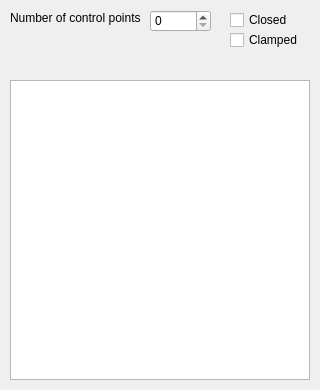
<?xml version="1.0" encoding="UTF-8"?>
<ui version="4.0">
 <class>MainWindow</class>
 <widget class="QMainWindow" name="MainWindow">
  <property name="geometry">
   <rect>
    <x>0</x>
    <y>0</y>
    <width>320</width>
    <height>390</height>
   </rect>
  </property>
  <property name="windowTitle">
   <string>MainWindow</string>
  </property>
  <widget class="QWidget" name="centralwidget">
   <widget class="QSpinBox" name="spinBox">
    <property name="geometry">
     <rect>
      <x>150</x>
      <y>10</y>
      <width>61</width>
      <height>22</height>
     </rect>
    </property>
   </widget>
   <widget class="QLabel" name="label">
    <property name="geometry">
     <rect>
      <x>10</x>
      <y>10</y>
      <width>141</width>
      <height>16</height>
     </rect>
    </property>
    <property name="text">
     <string>Number of control points</string>
    </property>
   </widget>
   <widget class="QGraphicsView" name="graphicsView">
    <property name="geometry">
     <rect>
      <x>10</x>
      <y>80</y>
      <width>300</width>
      <height>300</height>
     </rect>
    </property>
   </widget>
   <widget class="QCheckBox" name="checkBox_Closed">
    <property name="geometry">
     <rect>
      <x>230</x>
      <y>10</y>
      <width>75</width>
      <height>20</height>
     </rect>
    </property>
    <property name="text">
     <string>Closed</string>
    </property>
   </widget>
   <widget class="QCheckBox" name="checkBox_Clamped">
    <property name="geometry">
     <rect>
      <x>230</x>
      <y>30</y>
      <width>75</width>
      <height>20</height>
     </rect>
    </property>
    <property name="text">
     <string>Clamped</string>
    </property>
   </widget>
  </widget>
 </widget>
 <resources/>
 <connections/>
</ui>
